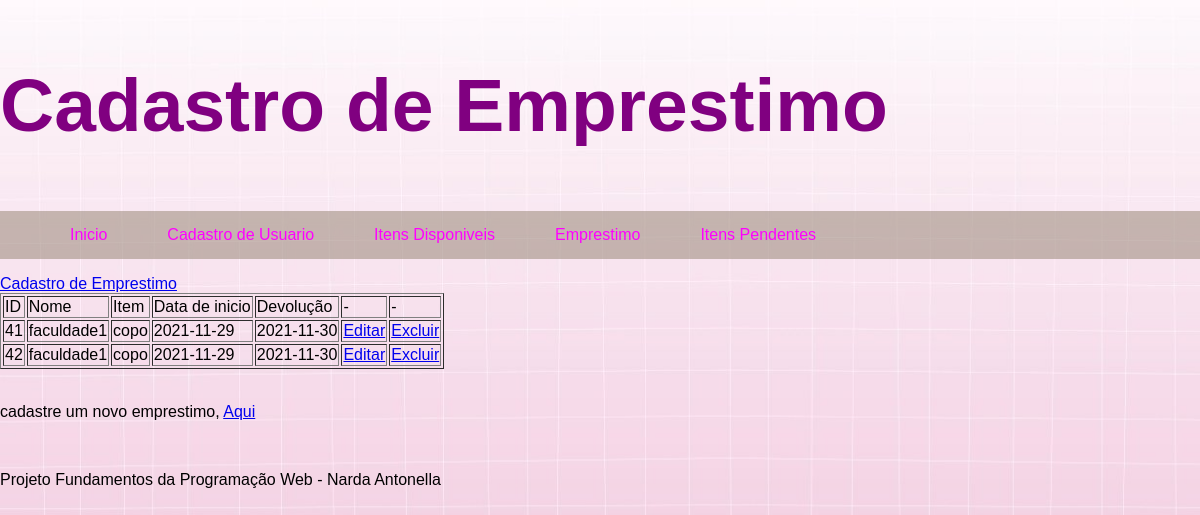
/listaemprestimo.php, run on the app's committed database.
### tables this page shows
CREATE TABLE `cad_emprestimo` (
  `id` int(11) NOT NULL,
  `nome` varchar(50) NOT NULL,
  `item` varchar(15) NOT NULL,
  `datinicio` date NOT NULL,
  `quantidade` varchar(3) NOT NULL,
  `devolucao` date NOT NULL
);

### listaemprestimo.php (the view, shortened to what this page needs)
<?php
		include "Cabecalho.php";
?>
			<header>
				<h2>Cadastro de Emprestimo</h2>
			</header>
			<section>
			  <?php
					include "menu.php";
				?>
			<article>
					<div>
							<a href="cadastro_emprestimo.php">Cadastro de Emprestimo</a>
					</div>
					<table border="1">
								<tr>
									<td>ID</td>
									<td>Nome</td>
									<td>Item</td>
									<td>Data de inicio</td>
									<td>Devolução</td>
									<td> - </td>
									<td> - </td>
								</tr>
								<?php
											include "conecta.php";
											$sql = "select id, nome, item, datinicio, devolucao from cad_emprestimo";
												$res = mysqli_query($conn,$sql);
												if($res){
													while($row = mysqli_fetch_assoc ($res)) {
														echo " <tr>
																	<td>".  $row['id']  ."</td>
																	<td>".  $row['nome']  ."</td>
																	<td>".  $row['item']  ."</td>
																	<td>".  $row['datinicio']  ."</td>
																	<td>".  $row['devolucao']  ."</td>
																	<td><a href='cadastro_emprestimo.php?id=".  $row['id']  ." '>Editar</a</td>
																	<td><a href='excluiemprestimo.php?id=".  $row['id']  ." '>Excluir</a</td>
																</tr>	";
														}
											}
							?>
					</table>
						<p> cadastre um novo emprestimo, <a href="cad_novoemp.php">Aqui</a></p></br>
			</article>
		</section>
<?php
		include "rodape.php";
?>

### tipo.css (style rules this page uses)
body { font-family: Arial, Helvetica, sans-serif; background-image: url(fondo2.png); background-size: 120%; margin: 0; min height: 100vh; width: 100%; }
header { padding: 0px; text-align: left; font-size: 50px; color: purple; }

### data on the page
cad_emprestimo: id "41", nome "faculdade1", item "copo", datinicio "2021-11-29", devolucao "2021-11-30"
cad_emprestimo: id "42", nome "faculdade1", item "copo", datinicio "2021-11-29", devolucao "2021-11-30"
